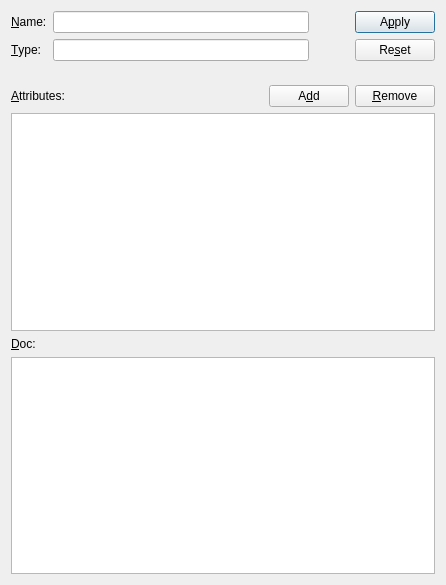
<?xml version="1.0" encoding="UTF-8"?>
<ui version="4.0">
 <class>GroupDlg</class>
 <widget class="QDialog" name="GroupDlg">
  <property name="geometry">
   <rect>
    <x>0</x>
    <y>0</y>
    <width>446</width>
    <height>585</height>
   </rect>
  </property>
  <property name="minimumSize">
   <size>
    <width>0</width>
    <height>0</height>
   </size>
  </property>
  <property name="windowTitle">
   <string>Group</string>
  </property>
  <property name="autoFillBackground">
   <bool>false</bool>
  </property>
  <property name="sizeGripEnabled">
   <bool>false</bool>
  </property>
  <property name="modal">
   <bool>false</bool>
  </property>
  <layout class="QGridLayout" name="gridLayout">
   <item row="0" column="0">
    <layout class="QVBoxLayout" name="verticalLayout_2">
     <item>
      <layout class="QHBoxLayout" name="horizontalLayout">
       <item>
        <layout class="QFormLayout" name="formLayout">
         <item row="0" column="0">
          <widget class="QLabel" name="nameLabel">
           <property name="text">
            <string>&amp;Name:</string>
           </property>
           <property name="buddy">
            <cstring>nameLineEdit</cstring>
           </property>
          </widget>
         </item>
         <item row="0" column="1">
          <widget class="QLineEdit" name="nameLineEdit"/>
         </item>
         <item row="1" column="0">
          <widget class="QLabel" name="typeLabel">
           <property name="text">
            <string>&amp;Type:</string>
           </property>
           <property name="buddy">
            <cstring>typeLineEdit</cstring>
           </property>
          </widget>
         </item>
         <item row="1" column="1">
          <widget class="QLineEdit" name="typeLineEdit"/>
         </item>
        </layout>
       </item>
       <item>
        <spacer name="horizontalSpacer">
         <property name="orientation">
          <enum>Qt::Horizontal</enum>
         </property>
         <property name="sizeType">
          <enum>QSizePolicy::Maximum</enum>
         </property>
         <property name="sizeHint" stdset="0">
          <size>
           <width>40</width>
           <height>20</height>
          </size>
         </property>
        </spacer>
       </item>
       <item>
        <layout class="QVBoxLayout" name="verticalLayout">
         <item>
          <widget class="QPushButton" name="applyPushButton">
           <property name="text">
            <string>A&amp;pply</string>
           </property>
          </widget>
         </item>
         <item>
          <widget class="QPushButton" name="resetPushButton">
           <property name="text">
            <string>Re&amp;set</string>
           </property>
          </widget>
         </item>
        </layout>
       </item>
      </layout>
     </item>
     <item>
      <spacer name="verticalSpacer">
       <property name="orientation">
        <enum>Qt::Vertical</enum>
       </property>
       <property name="sizeType">
        <enum>QSizePolicy::Maximum</enum>
       </property>
       <property name="sizeHint" stdset="0">
        <size>
         <width>20</width>
         <height>18</height>
        </size>
       </property>
      </spacer>
     </item>
     <item>
      <layout class="QHBoxLayout" name="horizontalLayout_2">
       <item>
        <widget class="QLabel" name="attributesLabel">
         <property name="text">
          <string>&amp;Attributes:</string>
         </property>
         <property name="buddy">
          <cstring>attributeTableWidget</cstring>
         </property>
        </widget>
       </item>
       <item>
        <widget class="QPushButton" name="addPushButton">
         <property name="sizePolicy">
          <sizepolicy hsizetype="Fixed" vsizetype="Fixed">
           <horstretch>0</horstretch>
           <verstretch>0</verstretch>
          </sizepolicy>
         </property>
         <property name="text">
          <string>A&amp;dd</string>
         </property>
        </widget>
       </item>
       <item>
        <widget class="QPushButton" name="removePushButton">
         <property name="sizePolicy">
          <sizepolicy hsizetype="Fixed" vsizetype="Fixed">
           <horstretch>0</horstretch>
           <verstretch>0</verstretch>
          </sizepolicy>
         </property>
         <property name="text">
          <string>&amp;Remove</string>
         </property>
        </widget>
       </item>
      </layout>
     </item>
     <item>
      <widget class="QTableWidget" name="attributeTableWidget"/>
     </item>
     <item>
      <widget class="QLabel" name="docLabel">
       <property name="text">
        <string>&amp;Doc:</string>
       </property>
       <property name="buddy">
        <cstring>docTextEdit</cstring>
       </property>
      </widget>
     </item>
     <item>
      <widget class="QTextEdit" name="docTextEdit">
       <property name="enabled">
        <bool>true</bool>
       </property>
      </widget>
     </item>
    </layout>
   </item>
  </layout>
 </widget>
 <tabstops>
  <tabstop>nameLineEdit</tabstop>
  <tabstop>typeLineEdit</tabstop>
  <tabstop>addPushButton</tabstop>
  <tabstop>removePushButton</tabstop>
  <tabstop>attributeTableWidget</tabstop>
  <tabstop>docTextEdit</tabstop>
 </tabstops>
 <resources/>
 <connections/>
</ui>
